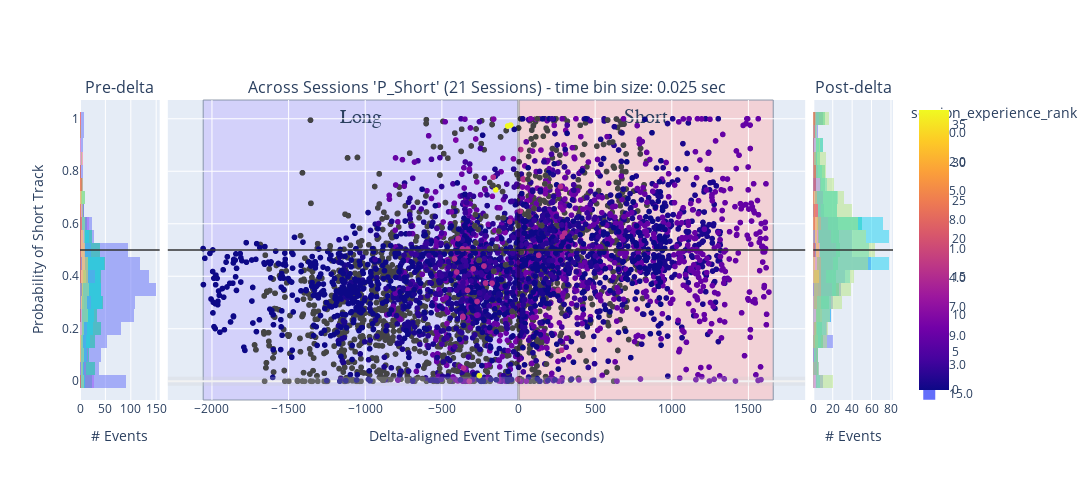

Here is the notebook cell this chart was saved with:
### Code cell
histogram_bins = 25
num_sessions = 1

# concatenated_ripple_df = deepcopy(df)
## INPUTS: all_sessions_all_scores_ripple_df

# concatenated_ripple_df = deepcopy(concatenated_ripple_df)
# concatenated_ripple_df = deepcopy(all_sessions_ripple_df)

# concatenated_ripple_df = deepcopy(filtered_all_sessions_wcorr_ripple_df)

concatenated_ripple_df = deepcopy(filtered_all_sessions_all_scores_ripple_df)


# concatenated_ripple_df = deepcopy(all_sessions_all_scores_ripple_df)
# concatenated_ripple_df = concatenated_ripple_df[concatenated_ripple_df['custom_replay_name'] != ''] # non-custom
# concatenated_ripple_df = deepcopy(filtered_all_sessions_all_scores_ripple_df)

# concatenated_ripple_df = deepcopy(all_sessions_ripple_time_bin_df)
# concatenated_ripple_df = deepcopy(all_sessions_all_scores_ripple_df)
# concatenated_ripple_df = deepcopy(single_time_bin_size_all_sessions_ripple_df)
display(concatenated_ripple_df)
# ['longest_sequence_length_ratio_diff', 'direction_change_bin_ratio_diff', 'congruent_dir_bins_ratio_diff', 'total_congruent_direction_change_diff']


# variable_name = 'P_Long'
variable_name = 'P_Short' # Shows expected effect - short-only replay prior to delta and then split replays post-delta
# variable_name = 'short_best_wcorr'
# variable_name = 'long_best_pf_peak_x_pearsonr'
# variable_name = 'long_best_jump'
# variable_name = 'wcorr_abs_diff'
# variable_name = 'pearsonr_abs_diff'
# variable_name = 'direction_change_bin_ratio_diff'
# variable_name = 'longest_sequence_length_ratio_diff'
# variable_name = 'long_best_longest_sequence_length_ratio'
# variable_name = 'long_best_congruent_dir_bins_ratio'
# variable_name = 'congruent_dir_bins_ratio_diff'
# variable_name = 'total_congruent_direction_change_diff'
# variable_name = 'long_best_congruent_dir_bins_ratio'
# variable_name = 'long_best_direction_change_bin_ratio'
# variable_name = 'long_best_congruent_dir_bins_ratio'
# 'color':'is_user_annotated_epoch'
# 'color': 'is_user_annotated_epoch', 


# concatenated_ripple_df = concatenated_ripple_df[concatenated_ripple_df[variable_name].abs() > 0.25]

y_baseline_level: float = 0.5 # for P(short), etc
# y_baseline_level: float = 0.0 # for wcorr, etc

# px_scatter_kwargs = {'x': 'delta_aligned_start_t', 'y': variable_name, 'color':"is_user_annotated_epoch", 'title': f"'{variable_name}'"} # , 'color': 'time_bin_size', 'range_y': [-1.0, 1.0], 'labels': {'session_name': 'Session', 'time_bin_size': 'tbin_size', 'is_user_annotated_epoch':'user_sel'}
px_scatter_kwargs = {'x': 'delta_aligned_start_t', 'y': variable_name, 'title': f"'{variable_name}'"} # , 'color': 'time_bin_size', 'range_y': [-1.0, 1.0], 'labels': {'session_name': 'Session', 'time_bin_size': 'tbin_size', 'is_user_annotated_epoch':'user_sel'}
# px_scatter_kwargs.pop('color')


# hist_kwargs = dict(color="time_bin_size")
hist_kwargs = dict(color="is_user_annotated_epoch") # , histnorm='probability density'
hist_kwargs.pop('color')

# px_scatter_kwargs['color'] = 'custom_replay_name'
# hist_kwargs['color'] = 'custom_replay_name'


# px_scatter_kwargs['color'] = 'session_name'
# hist_kwargs['color'] = 'session_name'

px_scatter_kwargs['color'] = 'session_experience_rank'
hist_kwargs['color'] = 'session_experience_rank'

# px_scatter_kwargs['color'] = 'session_experience_orientation_rank'
# hist_kwargs['color'] = 'session_experience_orientation_rank'


new_fig_ripples, new_fig_ripples_context = plotly_pre_post_delta_scatter(data_results_df=concatenated_ripple_df, out_scatter_fig=None, histogram_bins=histogram_bins,
                        px_scatter_kwargs=px_scatter_kwargs, histogram_variable_name=variable_name, hist_kwargs=hist_kwargs, forced_range_y=None,
                        time_delta_tuple=(earliest_delta_aligned_t_start, 0.0, latest_delta_aligned_t_end), legend_title_text=None, is_dark_mode=is_dark_mode)

new_fig_ripples = new_fig_ripples.update_layout(fig_size_kwargs)
_extras_output_dict = {}
if is_dark_mode:
    _extras_output_dict["y_mid_line"] = new_fig_ripples.add_hline(y=y_baseline_level, line=dict(color="rgba(0.8,0.8,0.8,.75)", width=2), row='all', col='all')
else:
    _extras_output_dict["y_mid_line"] = new_fig_ripples.add_hline(y=y_baseline_level, line=dict(color="rgba(0.2,0.2,0.2,.75)", width=2), row='all', col='all')

# # Update layout to add a title to the legend
# new_fig_ripples.update_layout(
#     legend_title_text='Is User Selected'  # Add a title to the legend
# )

# fig_to_clipboard(new_fig_ripples, **fig_size_kwargs)
new_fig_ripples_context = new_fig_ripples_context.adding_context_if_missing(num_sessions=num_sessions, plot_type='scatter+hist', comparison='pre-post-delta', variable_name=variable_name)
figure_out_paths = save_plotly(a_fig=new_fig_ripples, a_fig_context=new_fig_ripples_context)
new_fig_ripples

### Figure 1 — Plotly figure (JSON) as saved in the notebook; plotly's stock layout.template omitted (floating-point values rounded to 4 significant figures; data arrays with more than 128 entries replaced by an {"elided": "..."} marker saying what was removed)
{"data": [{"alignmentgroup": "True", "bingroup": "y", "hovertemplate": "session_experience_rank=0.0<br>count=%{x}<br>P_Short=%{y}<extra></extra>", "legendgroup": "0.0", "marker": {"color": "#636efa", "opacity": 0.5, "pattern": {"shape": ""}}, "name": "0.0", "nbinsy": 25, "offsetgroup": "0.0", "orientation": "h", "showlegend": true, "type": "histogram", "xaxis": "x", "y": {"elided": "1118 float values"}, "yaxis": "y"}, {"alignmentgroup": "True", "bingroup": "y", "hovertemplate": "session_experience_rank=2.0<br>count=%{x}<br>P_Short=%{y}<extra></extra>", "legendgroup": "2.0", "marker": {"color": "#00cc96", "opacity": 0.5, "pattern": {"shape": ""}}, "name": "2.0", "nbinsy": 25, "offsetgroup": "2.0", "orientation": "h", "showlegend": true, "type": "histogram", "xaxis": "x", "y": {"elided": "453 float values"}, "yaxis": "y"}, {"alignmentgroup": "True", "bingroup": "y", "hovertemplate": "session_experience_rank=5.0<br>count=%{x}<br>P_Short=%{y}<extra></extra>", "legendgroup": "5.0", "marker": {"color": "#ab63fa", "opacity": 0.5, "pattern": {"shape": ""}}, "name": "5.0", "nbinsy": 25, "offsetgroup": "5.0", "orientation": "h", "showlegend": true, "type": "histogram", "xaxis": "x", "y": {"elided": "233 float values"}, "yaxis": "y"}, {"alignmentgroup": "True", "bingroup": "y", "hovertemplate": "session_experience_rank=8.0<br>count=%{x}<br>P_Short=%{y}<extra></extra>", "legendgroup": "8.0", "marker": {"color": "#FFA15A", "opacity": 0.5, "pattern": {"shape": ""}}, "name": "8.0", "nbinsy": 25, "offsetgroup": "8.0", "orientation": "h", "showlegend": true, "type": "histogram", "xaxis": "x", "y": [0.3562, 0.5069, 0.4693, 0.513, 0.1939, 0.4018, 0.2732, 0.1045, 0.1773, 0.5505, 0.2859, 0.3126, 0.6065, 0.562, 0.3838, 0.06059, 0.1262, 0.1202, 0.01625, 0.5308, 0.5225, 0.482, 0.05672, 0.471, 0.5159, 0.4121, 0.5467, 0.6055, 0.2751, 0.4849, 0.4436, 0.3237, 0.5436, 0.5692, 0.1943, 0.4004, 0.4523, 0.3812, 0.3671, 0.2871, 0.2882, 0.5014, 0.5632, 0.3078, 0.154, 0.05479, 0.3236, 0.1759, 0.4611, 0.7982, 0.0198, 0.417, 0.1562, 0.2155, 0.1351, 0.4166, 0.4262], "yaxis": "y"}, {"alignmentgroup": "True", "bingroup": "y", "hovertemplate": "session_experience_rank=1.0<br>count=%{x}<br>P_Short=%{y}<extra></extra>", "legendgroup": "1.0", "marker": {"color": "#19d3f3", "opacity": 0.5, "pattern": {"shape": ""}}, "name": "1.0", "nbinsy": 25, "offsetgroup": "1.0", "orientation": "h", "showlegend": true, "type": "histogram", "xaxis": "x", "y": {"elided": "337 float values"}, "yaxis": "y"}, {"alignmentgroup": "True", "bingroup": "y", "hovertemplate": "session_experience_rank=4.0<br>count=%{x}<br>P_Short=%{y}<extra></extra>", "legendgroup": "4.0", "marker": {"color": "#FF6692", "opacity": 0.5, "pattern": {"shape": ""}}, "name": "4.0", "nbinsy": 25, "offsetgroup": "4.0", "orientation": "h", "showlegend": true, "type": "histogram", "xaxis": "x", "y": [0.4937, 0.3791, 0.7733, 0.6623, 0.3646, 0.8398, 0.6562, 0.4354, 0.5208, 0.8455, 0.5943, 0.4982, 0.582, 0.3756, 0.8518, 0.5648, 0.1414, 0.6453, 0.3486, 0.7519, 0.4042, 0.1313, 0.4094, 0.4732, 0.5479, 0.9999, 0.5024, 0.4647, 0.5002, 0.6808, 0.8352, 0.6284, 0.8006, 0.8275, 0.649, 0.005418, 0.03367, 0.5829, 0.5845, 0.9886, 0.5069, 0.3579, 0.8871, 0.5256, 0.5359, 0.4326, 0.4092, 0.6391, 0.7735, 0.1934, 0.3276, 0.2121, 0.4008, 0.08096, 0.0002196, 0.4517, 0.5682, 0.7511, 0.2696, 0.6754, 0.7509, 0.544], "yaxis": "y"}, {"alignmentgroup": "True", "bingroup": "y", "hovertemplate": "session_experience_rank=7.0<br>count=%{x}<br>P_Short=%{y}<extra></extra>", "legendgroup": "7.0", "marker": {"color": "#B6E880", "opacity": 0.5, "pattern": {"shape": ""}}, "name": "7.0", "nbinsy": 25, "offsetgroup": "7.0", "orientation": "h", "showlegend": true, "type": "histogram", "xaxis": "x", "y": {"elided": "153 float values"}, "yaxis": "y"}, {"alignmentgroup": "True", "bingroup": "y", "hovertemplate": "session_experience_rank=9.0<br>count=%{x}<br>P_Short=%{y}<extra></extra>", "legendgroup": "9.0", "marker": {"color": "#FF97FF", "opacity": 0.5, "pattern": {"shape": ""}}, "name": "9.0", "nbinsy": 25, "offsetgroup": "9.0", "orientation": "h", "showlegend": true, "type": "histogram", "xaxis": "x", "y": [0.3187, 0.1763, 0.2198, 0.4296, 0.4621, 0.645, 0.4868, 0.4719, 0.5189, 0.9189, 0.5336, 0.4694, 0.4618, 0.001316, 0.4782, 0.7052, 0.2813, 0.422, 0.478, 0.4761, 0.0445, 0.6682, 0.4723, 0.4789, 0.5959, 0.2427, 0.2882, 0.5369, 0.8079, 0.46, 0.4923, 0.4091, 0.5058, 0.6232, 0.448, 0.9229, 0.5553, 0.7593, 0.2517, 0.3728, 0.5232, 0.5253, 0.4013, 0.4423, 0.3381, 0.5252, 0.05979, 0.4007, 0.4555, 0.5977, 0.1155, 0.1897, 0.7046, 0.9987, 0.5748, 0.4147, 0.5124, 0.001133, 0.6605, 0.8489, 0.5667, 0.2523, 0.4106, 0.6216, 0.2479, 0.8471, 0.1508, 0.1619], "yaxis": "y"}, {"alignmentgroup": "True", "bingroup": "y", "hovertemplate": "session_experience_rank=3.0<br>count=%{x}<br>P_Short=%{y}<extra></extra>", "legendgroup": "3.0", "marker": {"color": "#FECB52", "opacity": 0.5, "pattern": {"shape": ""}}, "name": "3.0", "nbinsy": 25, "offsetgroup": "3.0", "orientation": "h", "showlegend": true, "type": "histogram", "xaxis": "x", "y": [0.4638, 0.6009, 0.5621, 0.4862, 0.4824, 0.5244, 0.4791, 0.4313, 0.4143, 0.4445, 0.4031, 0.4729, 0.3358, 0.4541, 0.525, 0.007789, 0.4008, 0.1662, 0.4339, 0.3463, 0.3588, 0.3757, 0.4613, 0.3559, 0.3461, 0.3992, 0.3952, 0.5162, 0.6417, 0.4572, 0.4406, 0.6801, 0.09234, 0.4065, 0, 0.7103, 0.3819, 0.5615, 0.4145, 0.4641, 0.3365, 0.3101, 0.4128, 0.5362, 0.4059, 0.466, 0.5042, 0.5535, 0.3192, 0.5117, 0.2873, 0.4579, 0.4321, 0.3843, 0.4525, 0.7899, 0.4888, 0.4251, 0.2782, 0.703, 0.3904, 0.6859, 0.4875, 0.5467, 0.74, 0.4053, 0.4236], "yaxis": "y"}, {"alignmentgroup": "True", "bingroup": "y", "hovertemplate": "session_experience_rank=15.0<br>count=%{x}<br>P_Short=%{y}<extra></extra>", "legendgroup": "15.0", "marker": {"color": "#636efa", "opacity": 0.5, "pattern": {"shape": ""}}, "name": "15.0", "nbinsy": 25, "offsetgroup": "15.0", "orientation": "h", "showlegend": true, "type": "histogram", "xaxis": "x", "y": [0.4665, 0.4162, 0.5437, 0.5047, 0.247, 0.2435, 0.05022, 0.3466, 0.5035, 2.298e-06, 0.4281, 0.3037, 0.439, 0.3742, 0.3735, 0.7772, 0.6079, 0.006885], "yaxis": "y"}, {"alignmentgroup": "True", "bingroup": "y", "hovertemplate": "session_experience_rank=37.0<br>count=%{x}<br>P_Short=%{y}<extra></extra>", "legendgroup": "37.0", "marker": {"color": "#EF553B", "opacity": 0.5, "pattern": {"shape": ""}}, "name": "37.0", "nbinsy": 25, "offsetgroup": "37.0", "orientation": "h", "showlegend": true, "type": "histogram", "xaxis": "x", "y": [0.5918, 0.6349, 0.5268, 0.5782, 0.461, 0.02172, 0.6289, 0.5053, 0.7576, 0.7459, 0.419, 0.7292, 0.5121, 0.6233, 0.5719, 0.6226, 0.4435, 0.9722, 0.9757, 0.2658, 0.7861], "yaxis": "y"}, {"hovertemplate": "delta_aligned_start_t=%{x}<br>P_Short=%{y}<br>session_experience_rank=%{marker.color}<extra></extra>", "legendgroup": "", "marker": {"color": {"elided": "7088 int values"}, "coloraxis": "coloraxis", "symbol": "circle"}, "mode": "markers", "name": "", "showlegend": true, "type": "scattergl", "x": {"elided": "7088 float values"}, "xaxis": "x2", "y": {"elided": "7088 float values"}, "yaxis": "y2"}, {"alignmentgroup": "True", "bingroup": "y", "hovertemplate": "session_experience_rank=0.0<br>count=%{x}<br>P_Short=%{y}<extra></extra>", "legendgroup": "0.0", "marker": {"color": "#636efa", "opacity": 0.5, "pattern": {"shape": ""}}, "name": "0.0", "nbinsy": 25, "offsetgroup": "0.0", "orientation": "h", "showlegend": false, "type": "histogram", "xaxis": "x3", "y": {"elided": "368 float values"}, "yaxis": "y3"}, {"alignmentgroup": "True", "bingroup": "y", "hovertemplate": "session_experience_rank=2.0<br>count=%{x}<br>P_Short=%{y}<extra></extra>", "legendgroup": "2.0", "marker": {"color": "#00cc96", "opacity": 0.5, "pattern": {"shape": ""}}, "name": "2.0", "nbinsy": 25, "offsetgroup": "2.0", "orientation": "h", "showlegend": false, "type": "histogram", "xaxis": "x3", "y": {"elided": "334 float values"}, "yaxis": "y3"}, {"alignmentgroup": "True", "bingroup": "y", "hovertemplate": "session_experience_rank=5.0<br>count=%{x}<br>P_Short=%{y}<extra></extra>", "legendgroup": "5.0", "marker": {"color": "#ab63fa", "opacity": 0.5, "pattern": {"shape": ""}}, "name": "5.0", "nbinsy": 25, "offsetgroup": "5.0", "orientation": "h", "showlegend": false, "type": "histogram", "xaxis": "x3", "y": {"elided": "179 float values"}, "yaxis": "y3"}, {"alignmentgroup": "True", "bingroup": "y", "hovertemplate": "session_experience_rank=8.0<br>count=%{x}<br>P_Short=%{y}<extra></extra>", "legendgroup": "8.0", "marker": {"color": "#FFA15A", "opacity": 0.5, "pattern": {"shape": ""}}, "name": "8.0", "nbinsy": 25, "offsetgroup": "8.0", "orientation": "h", "showlegend": false, "type": "histogram", "xaxis": "x3", "y": [0.2802, 0.4059, 0.3962, 0.1696, 0.2941, 0.2269, 0.4011, 0.3622, 0.2363, 0.3063, 0.4878, 0.36, 0.4141, 0.4404, 0.2579, 0.2488, 0.4651, 0.3121, 0.1663, 0.7269, 0.3804, 0.6632, 0.2145, 0.0682, 0.5215, 0.266, 0.5853, 0.1868, 0.4945, 0.1274, 0.5134, 0.2865, 0.5808, 0.1263, 0.0008916, 0.2424, 0.4515, 0.3463, 0.1797, 0.5404, 0.4304, 0.6131, 0.4282, 0.2223, 0.3128, 0.4844, 0.3288, 0.3265, 0.5285, 0.394, 0.1635, 0.09259, 0.2957, 0.7168, 0.7254, 0.8896, 0.6042, 0.5951, 0.7081, 0.7047, 0.5691, 0.8537, 0.8481, 0.5202, 0.4834, 0.9999, 0.2414, 0.5378, 0.6904, 0.9318, 0.242, 0.2844, 0.6552, 0.2256, 0.6615, 0.4283], "yaxis": "y3"}, {"alignmentgroup": "True", "bingroup": "y", "hovertemplate": "session_experience_rank=1.0<br>count=%{x}<br>P_Short=%{y}<extra></extra>", "legendgroup": "1.0", "marker": {"color": "#19d3f3", "opacity": 0.5, "pattern": {"shape": ""}}, "name": "1.0", "nbinsy": 25, "offsetgroup": "1.0", "orientation": "h", "showlegend": false, "type": "histogram", "xaxis": "x3", "y": {"elided": "505 float values"}, "yaxis": "y3"}, {"alignmentgroup": "True", "bingroup": "y", "hovertemplate": "session_experience_rank=4.0<br>count=%{x}<br>P_Short=%{y}<extra></extra>", "legendgroup": "4.0", "marker": {"color": "#FF6692", "opacity": 0.5, "pattern": {"shape": ""}}, "name": "4.0", "nbinsy": 25, "offsetgroup": "4.0", "orientation": "h", "showlegend": false, "type": "histogram", "xaxis": "x3", "y": [0.4205, 0.3893, 0.3824, 0.592, 0.5952, 0.7055, 0.5757, 0.6092, 0.08775, 0.5059, 0.03558, 0.1753, 0.3493, 0.3749, 0.5627, 0.3874, 0.9968, 0.1565, 0.3037, 0.3036, 0.4724, 0.8392, 0.5616, 0.4303, 0.4841, 0.5773, 0.6569, 0.6338, 0.4651, 0.6218, 0.3496, 0.4659, 0.6551, 0.4916, 0.7286, 0.5739, 0.4967, 0.865, 0.8041, 0.6861, 0.002576, 0.3308, 0.548, 0.6341, 0.3918, 0.8303, 0.7978, 0.617, 0.0009086, 0.2067, 0.4761, 0.6882, 0.4159, 0.4026, 0.3447, 0.3842, 0.1294, 0.9755, 0.4311, 0.5627, 0.7484, 0.3166, 0.342, 0.1837, 0.5696, 0.7921, 0.4427, 0.3096, 0.5073, 0.4393, 0.3625, 0.3535, 0.4449, 0.6222, 0.6739, 0.9921, 0.7241], "yaxis": "y3"}, {"alignmentgroup": "True", "bingroup": "y", "hovertemplate": "session_experience_rank=7.0<br>count=%{x}<br>P_Short=%{y}<extra></extra>", "legendgroup": "7.0", "marker": {"color": "#B6E880", "opacity": 0.5, "pattern": {"shape": ""}}, "name": "7.0", "nbinsy": 25, "offsetgroup": "7.0", "orientation": "h", "showlegend": false, "type": "histogram", "xaxis": "x3", "y": {"elided": "554 float values"}, "yaxis": "y3"}, {"alignmentgroup": "True", "bingroup": "y", "hovertemplate": "session_experience_rank=9.0<br>count=%{x}<br>P_Short=%{y}<extra></extra>", "legendgroup": "9.0", "marker": {"color": "#FF97FF", "opacity": 0.5, "pattern": {"shape": ""}}, "name": "9.0", "nbinsy": 25, "offsetgroup": "9.0", "orientation": "h", "showlegend": false, "type": "histogram", "xaxis": "x3", "y": [7.925e-05, 0.2583, 0.5124, 0.5542, 0.7399, 0.393, 0.8202, 0.0001803, 0.6862, 0.7369, 0.6113, 0.4969, 0.4477, 1.0, 0.4972, 0.877, 0.243, 0.5408, 0.4967, 0.6325, 0.3728, 0.5347, 0.2446, 0.4847, 0.7356, 0.656, 0.1236, 0.5338, 0.4657, 0.1839, 0.8807, 0.732, 0.4631, 0.2941, 0.6024, 0.5792, 0.7147, 0.4292, 0.581, 0.7356, 0.7543, 0.551, 0.9748, 0.6373, 4.267e-06, 0.6634, 0.4805, 0.6528, 0.8997, 0.5013, 0.7318, 0.8675, 0.9559], "yaxis": "y3"}, {"alignmentgroup": "True", "bingroup": "y", "hovertemplate": "session_experience_rank=3.0<br>count=%{x}<br>P_Short=%{y}<extra></extra>", "legendgroup": "3.0", "marker": {"color": "#FECB52", "opacity": 0.5, "pattern": {"shape": ""}}, "name": "3.0", "nbinsy": 25, "offsetgroup": "3.0", "orientation": "h", "showlegend": false, "type": "histogram", "xaxis": "x3", "y": [0.5595, 0.4808, 0.404, 0.5175, 0.4934, 0.542, 0.5231, 0.5379, 0.6131, 0.407, 0.6053, 0.4067, 0.6809, 0.9997, 0.4603, 0.3966, 0.5954, 0.699, 0.6412, 0.3761, 0.3768, 0.6259, 0.5171, 0.6164, 0.624, 0.4777, 0.4375, 0.5499], "yaxis": "y3"}, {"alignmentgroup": "True", "bingroup": "y", "hovertemplate": "session_experience_rank=15.0<br>count=%{x}<br>P_Short=%{y}<extra></extra>", "legendgroup": "15.0", "marker": {"color": "#636efa", "opacity": 0.5, "pattern": {"shape": ""}}, "name": "15.0", "nbinsy": 25, "offsetgroup": "15.0", "orientation": "h", "showlegend": false, "type": "histogram", "xaxis": "x3", "y": [0.6475, 0.8826, 0.4924, 0.4933, 0.7705, 0.7684, 0.4799, 0.3464, 0.7418, 0.1182, 0.5502, 0.5643], "yaxis": "y3"}, {"alignmentgroup": "True", "bingroup": "y", "hovertemplate": "session_experience_rank=37.0<br>count=%{x}<br>P_Short=%{y}<extra></extra>", "legendgroup": "37.0", "marker": {"color": "#EF553B", "opacity": 0.5, "pattern": {"shape": ""}}, "name": "37.0", "nbinsy": 25, "offsetgroup": "37.0", "orientation": "h", "showlegend": false, "type": "histogram", "xaxis": "x3", "y": [0.5926, 0.4922, 0.6363, 0.6361, 0.7695, 0.6465, 0.8562, 0.6279, 0.788, 0.4975, 0.9004, 0.6584, 0.9312, 1, 1, 0.7757, 0.6903, 0.5934, 0.9333, 0.7516, 0.7839, 0.742], "yaxis": "y3"}], "layout": {"annotations": [{"font": {"size": 16}, "showarrow": false, "text": "Pre-delta", "x": 0.049, "xanchor": "center", "xref": "paper", "y": 1, "yanchor": "bottom", "yref": "paper"}, {"font": {"size": 16}, "showarrow": false, "text": "Across Sessions 'P_Short' (21 Sessions) - time bin size: 0.025 sec", "x": 0.5, "xanchor": "center", "xref": "paper", "y": 1, "yanchor": "bottom", "yref": "paper"}, {"font": {"size": 16}, "showarrow": false, "text": "Post-delta", "x": 0.951, "xanchor": "center", "xref": "paper", "y": 1, "yanchor": "bottom", "yref": "paper"}], "barmode": "overlay", "height": 480, "legend": {"title": {"text": "session_experience_rank"}}, "shapes": [{"line": {"color": "rgba(0.8,0.8,0.8,.25)", "width": 9}, "type": "line", "x0": 0, "x1": 1, "xref": "x2 domain", "y0": 0, "y1": 0, "yref": "y2"}, {"line": {"color": "rgba(1,1,1,.25)", "width": 3}, "type": "line", "x0": 0, "x1": 0, "xref": "x2", "y0": 0, "y1": 1, "yref": "y2 domain"}, {"fillcolor": "#c2b8ff", "label": {"font": {"family": "Times New Roman", "size": 20}, "text": "Long", "textposition": "top center"}, "layer": "below", "line": {"width": 1}, "opacity": 0.5, "type": "rect", "x0": -2057.0, "x1": 0, "xref": "x2", "y0": 0, "y1": 1, "yref": "y2 domain"}, {"fillcolor": "#ffb8b8", "label": {"font": {"family": "Times New Roman", "size": 20}, "text": "Short", "textposition": "top center"}, "layer": "below", "line": {"width": 1}, "opacity": 0.5, "type": "rect", "x0": 0, "x1": 1662.0, "xref": "x2", "y0": 0, "y1": 1, "yref": "y2 domain"}, {"line": {"color": "rgba(0.2,0.2,0.2,.75)", "width": 2}, "type": "line", "x0": 0, "x1": 1, "xref": "x domain", "y0": 0.5, "y1": 0.5, "yref": "y"}, {"line": {"color": "rgba(0.2,0.2,0.2,.75)", "width": 2}, "type": "line", "x0": 0, "x1": 1, "xref": "x2 domain", "y0": 0.5, "y1": 0.5, "yref": "y2"}, {"line": {"color": "rgba(0.2,0.2,0.2,.75)", "width": 2}, "type": "line", "x0": 0, "x1": 1, "xref": "x3 domain", "y0": 0.5, "y1": 0.5, "yref": "y3"}], "width": 1920, "xaxis": {"anchor": "y", "domain": [0, 0.098], "title": {"text": "# Events"}}, "xaxis2": {"anchor": "y2", "domain": [0.108, 0.892], "title": {"text": "Delta-aligned Event Time (seconds)"}}, "xaxis3": {"anchor": "y3", "domain": [0.902, 1], "title": {"text": "# Events"}}, "yaxis": {"anchor": "x", "domain": [0, 1], "title": {"text": "Probability of Short Track"}}, "yaxis2": {"anchor": "x2", "domain": [0, 1], "matches": "y", "showticklabels": false}, "yaxis3": {"anchor": "x3", "domain": [0, 1], "matches": "y", "showticklabels": false}}}
